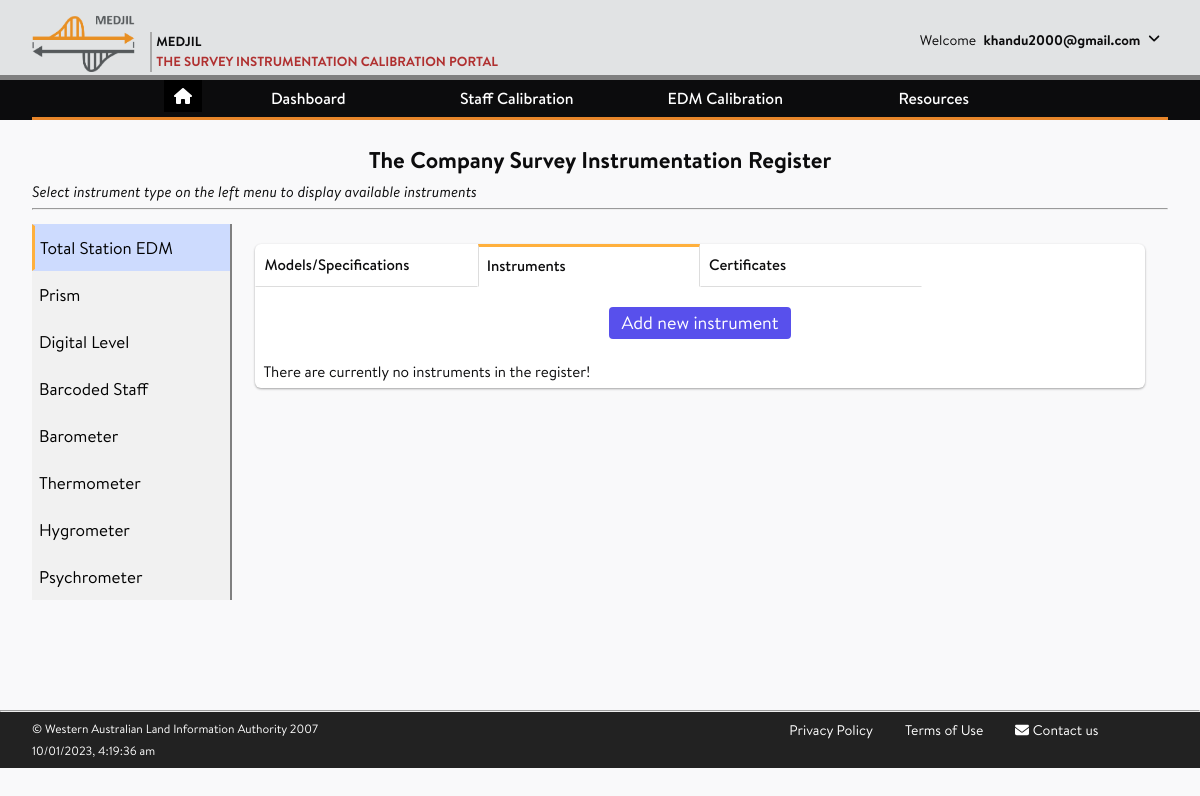
/instruments/instrument_register/edm/ (signed in), run on an earlier commit of the app's database.
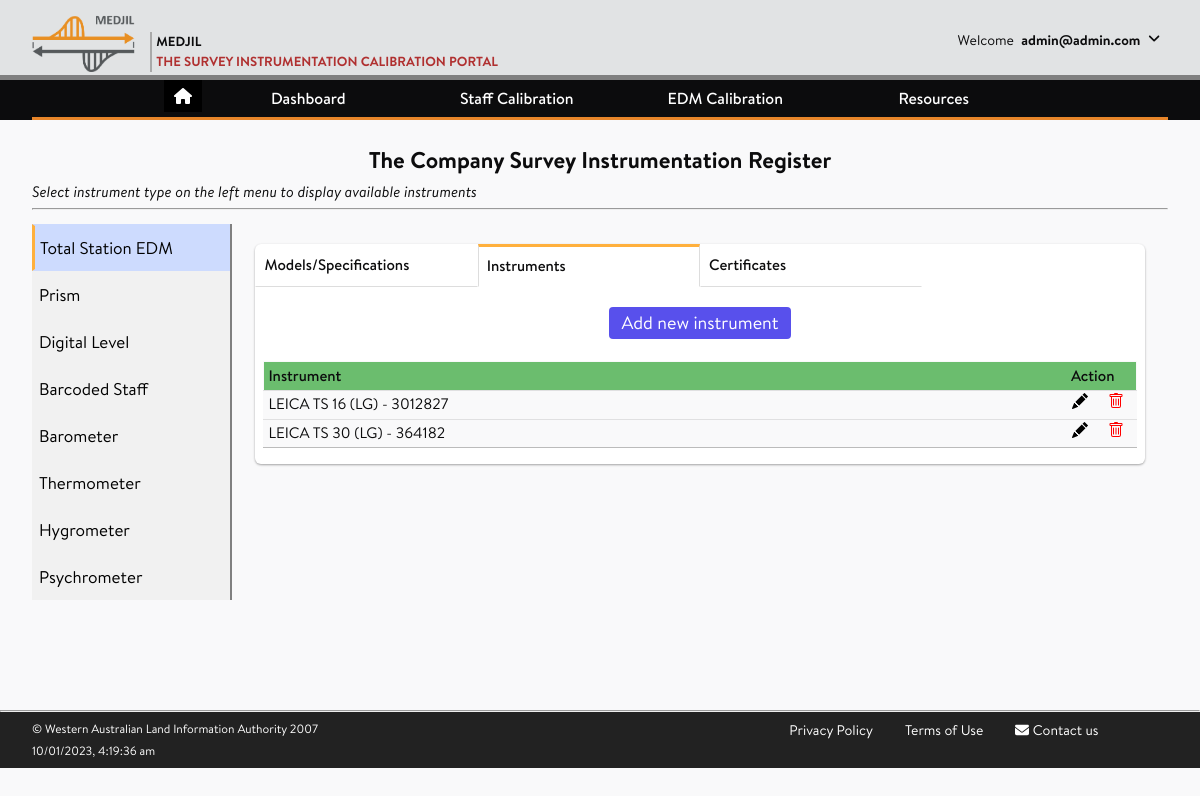
And on a later commit of the database.
### accounts/models.py (models this page shows, shortened)
class CustomUser(AbstractUser):
    company = models.ForeignKey(
                                Company,
                                on_delete = models.SET_NULL,
                                blank = True,
                                null = True,
    )
    username = None
    email = LowerCaseEmailField(_('email address'),
                                max_length = 150,
                                unique=True,
                                error_messages = {
                                    'unique': _("The user with that email address already exists.")
                                })
    USERNAME_FIELD = 'email'
    REQUIRED_FIELDS = []
    objects = CustomUserManager()

class Company(models.Model):
    company_name = models.CharField(max_length=200, unique=True)
    company_abbrev = models.CharField(max_length=20)

### instruments/models.py (models this page shows, shortened)
class EDM_Inst (models.Model):
    edm_number = models.CharField(max_length=15,
                                  help_text="Enter the instrument serial number / unique ID",
                                  verbose_name = 'EDM Number')
    edm_custodian = models.ForeignKey(CustomUser,
                                      null = True,
                                      blank = True,
                                      on_delete = models.SET_NULL,
                                      help_text="Name of instrument custodian",
                                      verbose_name = "EDM Custodian")
    photo = models.FileField(upload_to=get_upload_to_edm_photos,
                         null=True,
                         blank=True,
                         verbose_name= 'Instrument Photo')
    comment = models.CharField(max_length=265, null=True, blank=True)
    edm_specs = models.ForeignKey(EDM_Specification, on_delete = models.PROTECT, null = True, verbose_name = "EDM Specification")
    created_on = models.DateTimeField(auto_now_add=True, null=True)
    modified_on = models.DateTimeField(auto_now=True, null=True)
    class Meta:
        ordering = ['edm_specs']
        unique_together = ('edm_specs','edm_number')
    def __str__(self):
        return f'{self.edm_specs} - {self.edm_number}'

class EDM_Specification(models.Model):
    edm_owner = models.ForeignKey(Company, on_delete = models.PROTECT, verbose_name = 'EDM owner')
    edm_model = models.ForeignKey(InstrumentModel,
                                  limit_choices_to={'inst_type__exact': 'edm'},
                                  on_delete = models.PROTECT,
                                    verbose_name = 'EDM model')
    edm_types = (
        ('ph','Phase'),
        ('pu','Pulse'),
    )
    edm_type = models.CharField(
        max_length=2,
        choices=edm_types,
        default='ph',
        help_text='Instrument measurement type',
        verbose_name = 'EDM type'
    )
    manu_unc_const = models.FloatField(
        validators = [MinValueValidator(0.0), MaxValueValidator(10.0)],
        help_text="Accuracy = 1mm ± 1.5ppm, Uncertainty Constant = 1",
        verbose_name= 'manufacturers uncertainty constant')
    manu_unc_ppm = models.FloatField(
        validators = [MinValueValidator(0.0), MaxValueValidator(10.0)],
        help_text="Accuracy = 1mm ± 1.5ppm, Uncertainty ppm = 1.5",
        verbose_name= 'manufacturers parts per million uncertainty')
    manu_unc_k = models.FloatField(
        validators = [MinValueValidator(1.0), MaxValueValidator(5.0)],
        help_text="Coverage factor at 95% Confidence Level eg. 2.0",
        default = 2.0,
        verbose_name= 'manufacturers uncertainty coverage factor')
    unit_length = models.FloatField(
        validators = [MinValueValidator(0.0), MaxValueValidator(30.0)],
        help_text="Unit Length (m)")
    frequency = models.FloatField(
        validators = [MinValueValidator(1), MaxValueValidator(100000000)],
        help_text="Frequency (Hz)")
    carrier_wavelength = models.FloatField(
        validators = [MinValueValidator(1), MaxValueValidator(1000)],
        help_text="Carrier Wavelength (nm)")
    manu_ref_refrac_index = models.FloatField(
        validators = [MinValueValidator(0.000000000), MaxValueValidator(2.000000000)],
        help_text="Manufacturers reference refractive index",
        verbose_name= 'Manufacturers reference refractive index')
    measurement_increments = models.DecimalField(
        max_digits=7, decimal_places=6,
        help_text="Resolution of the measurement eg. 0.01")
    created_on = models.DateTimeField(auto_now_add=True, null=True)
    modified_on = models.DateTimeField(auto_now=True, null=True)
    class Meta:
        ordering = ['edm_model']
        unique_together = ('edm_model','edm_owner')
    def __str__(self):
        return f'{self.edm_model.make} {self.edm_model.model} ({self.edm_owner.company_abbrev})'

class InstrumentModel(models.Model):
    inst_types = (
                ( None, 'Select one of the following'),
                ('edm','Total Station EDM'),
                ('prism','Prism'),
                ('level','Digital Level'),
                ('staff','Barcoded Staff'),
                ('baro','Barometer'),
                ('thermo','Thermometer'),
                ('hygro','Hygrometer'),
                ('psy','Psychrometer'),
                ('others','Others'),)
    inst_type = models.CharField(max_length=6,
                 choices=inst_types,
                 verbose_name= 'instrument type',
                 null = True)
    make = models.ForeignKey(InstrumentMake, on_delete = models.CASCADE, null = True)
    model = models.CharField(max_length=25, validators=[MinLengthValidator(3)], help_text="e.g., LS15, DNA03, TS30, S9, SX12, GT-1200/600")
    class Meta:
        ordering = ['inst_type','make','model']
        unique_together = ('inst_type','make','model')

class InstrumentMake(models.Model):
    make = models.CharField(max_length=25, validators=[MinLengthValidator(4)], help_text="e.g., LEICA, TRIMBLE, SOKKIA", unique=True)
    make_abbrev = models.CharField(max_length=4, validators=[MinLengthValidator(3)], help_text="e.g., LEI, TRIM, SOKK", unique=True, verbose_name = 'Abbreviation')
    def __str__(self):
        return self.make

### instruments/views.py (the view, shortened to what this page needs)
# urls.py: path('instrument_register/<slug:inst_disp>/', views.instrument_register, name='home'),
@login_required(login_url="/accounts/login")
def instrument_register(request, inst_disp):
    inst_types = [{'abbr':x[0], 'name':x[1]}
                  for x in InstrumentModel.inst_type.field.choices
                  if x[0] not in [None, 'others']]
    table_headings = {'certificates': ['Number',
                                     'Calibration Date',
                                     'Zero Point Correction',
                                     'Action']}
    tabs = {}
    if inst_disp == 'edm':
        tabs['models_list'] = EDM_Specification.objects.all()
        tabs['insts_list'] = EDM_Inst.objects.all()
        tabs['certificates_list'] = (EDMI_certificate.objects.all()
            .order_by('edm__edm_number', '-calibration_date')
            .values('pk', 'edm__edm_number', 'prism__prism_number',
                    'calibration_date',
                    'scale_correction_factor', 'zero_point_correction'))
        table_headings['certificates']= ['EDM Number',
                                         'Prism Number',
                                         'Calibration Date',
                                         'Scale Correction Factor',
                                         'Zero Point Correction',
                                         'Action']
    if inst_disp == 'level':
        if not request.user.is_staff:
            tabs['insts_list'] = DigitalLevel.objects.filter(
                level_owner = request.user.company)
        else:
            tabs['insts_list'] = DigitalLevel.objects.all()
    context = {
        'inst_disp': inst_disp,
        'inst_types': inst_types,
        'tabs': tabs,
        'table_headings':table_headings
    }
    return render(request, 'instruments/instrument_register.html', context)

### instruments/templates/instruments/instrument_register.html (shortened to what this page needs)
{% extends 'base_generic.html' %}
{% load static %}
{% block content %}
<article>
	<br>
   <h2 class="text-center">The Company Survey Instrumentation Register</h2>
   <p><i>Select instrument type on the left menu to display available instruments</i></p>
  <hr>
  <div class="flex-with-sidebar">
    <div class="left-sidebar">
        {% for inst_type in inst_types %}
            <a href="{% url 'instruments:home' inst_disp=inst_type.abbr %}">
    		    	<button class={% if inst_type.abbr == inst_disp %}"active"{% else %}"tablinks"{% endif %}>
                {{inst_type.name}}
            </button>
            </a>
        {% endfor %}
    </div>
    <div class="post-content">
			<div class="tab-wrap">
		    	{% if 'models_list' in tabs.keys %}
    				<label for="tab1">Models/Specifications</label>
		    	{% endif %}
				<label for="tab2">Instruments</label>
		    	{% if 'certificates_list' in tabs.keys %}
    				<label for="tab3">Certificates</label>
		    	{% endif %}
				<section id="content2">
    				<div class="mt-2 flex justify-center">
        				{% if inst_disp == 'staff' %}
            				<a href="{% url 'instruments:inst_staff_create' %}" class="mt-3 px-3 py-2 border border-transparent text-lg leading-4 rounded text-white bg-indigo-600 hover:bg-indigo-500 focus:outline-none focus:shadow-outline transition duration-150 ease-in-out">
        				{% else %}
            				<a href="{% url 'instruments:register_edit' inst_disp=inst_disp tab="insts" id=None %}?next={{request.path}}" class="mt-3 px-3 py-2 border border-transparent text-lg leading-4 rounded text-white bg-indigo-600 hover:bg-indigo-500 focus:outline-none focus:shadow-outline transition duration-150 ease-in-out">
        				{% endif %}
        				Add new instrument
        				</a>
    				</div>
    				<br>
    				{% if tabs.insts_list %}
                    <table style="width:100%">
                        <tr>
                            <th width="95%">Instrument</th>
                            <th width="5%">&nbsp Action</th>
                        </tr>
                        {% for inst in tabs.insts_list %}
                            <tr>
                                <td>{{ inst }}</td>
                                <td>
                                  <span class="flex justify-around items-center text-center">
                                    <a href="{% url 'instruments:register_edit' inst_disp=inst_disp tab="insts" id=inst.pk %}?next={{request.path}}" class="px-3">
                                    </a>
                                    <a href="{% url 'instruments:register_delete' inst_disp=inst_disp tab="insts" id=inst.pk %}" class="px-2" onclick="return confirmation()">
                                    </a>
                                  </span>
                                </td>
                            </tr>
                        {% endfor %}
                    </table>
    				{% else %}
        				<p>There are currently no instruments in the register!</p>
                {% endif %}
				</section>
        </div>
    </div>
  </div>
</article>
{% endblock %}

### templates/base_generic.html (shortened to what this page needs)
{% load static %}
<!DOCTYPE html>
<html lang="en">
<head>
    <link rel="stylesheet" href="https://cdnjs.cloudflare.com/ajax/libs/font-awesome/6.2.0/css/all.min.css" />
    <link rel="stylesheet" href="{% static 'main.css' %}">
    <link rel="stylesheet" href="{% static 'fonts/stylesheet.css' %}">
    <link rel="stylesheet" href="{% static 'style_ib.css' %}">
</head>
<body>
    <div class="page-wrap">
    <header class="page-header">
        <div class="wrapper">
            <div class="header-wrapper">
                <a class="header-logo" href="{% url 'home' %}">
                    <img src="{% static 'logo.png' %}" alt="Medjil">
                    <p>
                        <span>Medjil</span>
                        <span>The Survey Instrumentation Calibration Portal</span>
                    </p>
                </a>
                <div class="header-userinfo">
                        <div>
                            <span>Welcome</span>
                                {% if user.is_authenticated %}
                                    {% if not user.first_name %}
                                        <span><strong> {{ user.email }}</strong></span>
                                    {% else %}
                                        <span><strong>{{ user.first_name }}</strong></span>
                                    {% endif %}
                                {% endif %}
                                <span>
                                    <a href="#" id="header-toggle"><i class="fas fa-angle-down rotate" aria-hidden="true"></i></a>
                                </span>
                        </div>
                </div>
            </div>
        </div>
    </header>
    <nav class="page-nav">
        <div class="wrapper">
            <ul class="nav-links">
            		<li>
            				<ul>
            						<button class="btn_home"><a href="{% url 'home' %}"><i class="fa fa-home"></i></a></button>
            				</ul>
            		</li>
                <li class="nav-item has-subnav"><a tabindex="0">Dashboard</a>
                </li>
                <li class="nav-item has-subnav"><a tabindex="0">Staff Calibration</a>
                </li>
                <li class="nav-item has-subnav"><a tabindex="0">EDM Calibration </a>
                </li>
                <li class="nav-item has-subnav"><a tabindex="0">Resources</a>
                </li>
            </ul>
        </div>
    </nav>
    <main class="page-content">
        <div class="wrapper">
            {% block content %}
            {% endblock content %}
        </div>
    </main>
    <hr>
    <footer class="page-footer">
        <div class="wrapper">
            <div class="footer-row3">
                <div class="policy-col-1">
                    <a href="{% url 'terms' %}">Privacy Policy</a>
                    <a href="{% url 'terms' %}">Terms of Use</a>
                    <a href="mailto:geodesy@landgate.wa.gov.au"><i class="fas fa-envelope"></i> <span>Contact us</span></a>
                </div>
                <div class="policy-col-2">
                      <p>&#169; Western Australian Land Information Authority 2007</p>
                      <span id="current_time"></span>
                </div>
            </div>
        </div>
    </footer>
</body>
</html>

What changed in the data, as far as the page shows it:
changed CustomUser: email "khandu2000@gmail.com" → "admin@admin.com"
added EDM_Inst: edm_specs+edm_number "LEICA TS 16 (LG) - 3012827"
added EDM_Inst: edm_specs+edm_number "LEICA TS 30 (LG) - 364182"
Also different on the page:
text no longer shown: "There are currently no instruments in the register!"
text now shown: "Instrument Action"
